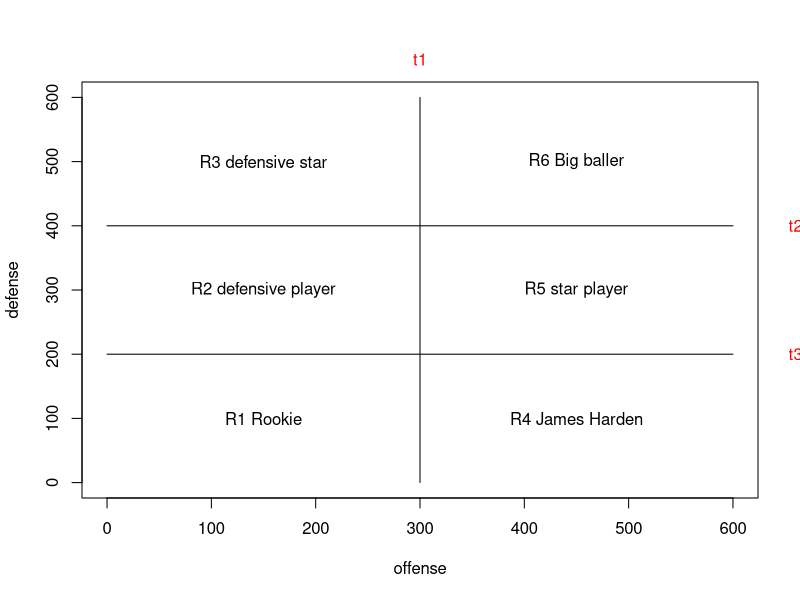

R code for this plot:
#I here have a rating level for basketball plaers base on their defense and offense abilities
par(xpd = NA)
plot(NA, NA, type = "n", xlim = c(0,600), ylim = c(0,600), xlab = "offense", ylab = "defense")
# t1: x = 300; (300, 0) (300, 600)
lines(x = c(300,300), y = c(0,600))
text(x = 300, y = 660, labels = c("t1"), col = "red")
# t2: y = 400; (0, 400) (600, 400)
lines(x = c(0,600), y = c(400,400))
text(x = 660, y = 400, labels = c("t2"), col = "red")
# t3: x = 660; (0,200) (600, 200)
lines(x = c(0,600), y = c(200,200))
text(x = 660, y = 200, labels = c("t3"), col = "red")

text(x = 150, y = 100, labels = c("R1 Rookie"))
text(x = 150, y = 300, labels = c("R2 defensive player"))
text(x = 150, y = 500, labels = c("R3 defensive star"))
text(x = 450, y = 100, labels = c("R4 James Harden"))
text(x = 450, y = 300, labels = c("R5 star player"))
text(x = 450, y = 500, labels = c("R6 Big baller"))

